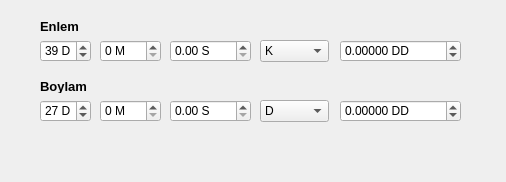
<?xml version="1.0" encoding="UTF-8"?>
<ui version="4.0">
 <class>EnlemboylamhesaplayiciDialogBase</class>
 <widget class="QDialog" name="EnlemboylamhesaplayiciDialogBase">
  <property name="geometry">
   <rect>
    <x>0</x>
    <y>0</y>
    <width>506</width>
    <height>182</height>
   </rect>
  </property>
  <property name="windowTitle">
   <string>Enlem / Boylam Ondalık Dönüştürücü</string>
  </property>
  <widget class="QLabel" name="labelEnlem">
   <property name="geometry">
    <rect>
     <x>40</x>
     <y>20</y>
     <width>47</width>
     <height>13</height>
    </rect>
   </property>
   <property name="font">
    <font>
     <pointsize>10</pointsize>
     <weight>75</weight>
     <bold>true</bold>
    </font>
   </property>
   <property name="text">
    <string>Enlem</string>
   </property>
  </widget>
  <widget class="QSpinBox" name="spbEnlemD">
   <property name="geometry">
    <rect>
     <x>40</x>
     <y>40</y>
     <width>51</width>
     <height>22</height>
    </rect>
   </property>
   <property name="suffix">
    <string> D</string>
   </property>
   <property name="maximum">
    <number>90</number>
   </property>
   <property name="singleStep">
    <number>1</number>
   </property>
   <property name="value">
    <number>39</number>
   </property>
  </widget>
  <widget class="QSpinBox" name="spbEnlemM">
   <property name="geometry">
    <rect>
     <x>100</x>
     <y>40</y>
     <width>61</width>
     <height>22</height>
    </rect>
   </property>
   <property name="suffix">
    <string> M</string>
   </property>
   <property name="maximum">
    <number>59</number>
   </property>
  </widget>
  <widget class="QDoubleSpinBox" name="spbEnlemS">
   <property name="geometry">
    <rect>
     <x>170</x>
     <y>40</y>
     <width>81</width>
     <height>22</height>
    </rect>
   </property>
   <property name="prefix">
    <string/>
   </property>
   <property name="suffix">
    <string> S</string>
   </property>
   <property name="maximum">
    <double>59.990000000000002</double>
   </property>
  </widget>
  <widget class="QComboBox" name="cmbEnlemH">
   <property name="geometry">
    <rect>
     <x>260</x>
     <y>40</y>
     <width>69</width>
     <height>22</height>
    </rect>
   </property>
   <item>
    <property name="text">
     <string>K</string>
    </property>
   </item>
   <item>
    <property name="text">
     <string>G</string>
    </property>
   </item>
  </widget>
  <widget class="QDoubleSpinBox" name="spbEnlemDD">
   <property name="geometry">
    <rect>
     <x>340</x>
     <y>40</y>
     <width>121</width>
     <height>22</height>
    </rect>
   </property>
   <property name="suffix">
    <string> DD</string>
   </property>
   <property name="decimals">
    <number>5</number>
   </property>
   <property name="minimum">
    <double>-90.000000000000000</double>
   </property>
   <property name="maximum">
    <double>90.000000000000000</double>
   </property>
  </widget>
  <widget class="QSpinBox" name="spbBoylamM">
   <property name="geometry">
    <rect>
     <x>100</x>
     <y>100</y>
     <width>61</width>
     <height>22</height>
    </rect>
   </property>
   <property name="suffix">
    <string> M</string>
   </property>
   <property name="maximum">
    <number>59</number>
   </property>
  </widget>
  <widget class="QSpinBox" name="spbBoylamD">
   <property name="geometry">
    <rect>
     <x>40</x>
     <y>100</y>
     <width>51</width>
     <height>22</height>
    </rect>
   </property>
   <property name="suffix">
    <string> D</string>
   </property>
   <property name="maximum">
    <number>180</number>
   </property>
   <property name="value">
    <number>27</number>
   </property>
  </widget>
  <widget class="QDoubleSpinBox" name="spbBoylamDD">
   <property name="geometry">
    <rect>
     <x>340</x>
     <y>100</y>
     <width>121</width>
     <height>22</height>
    </rect>
   </property>
   <property name="suffix">
    <string> DD</string>
   </property>
   <property name="decimals">
    <number>5</number>
   </property>
   <property name="minimum">
    <double>-180.000000000000000</double>
   </property>
   <property name="maximum">
    <double>180.000000000000000</double>
   </property>
  </widget>
  <widget class="QLabel" name="labelBoylam">
   <property name="geometry">
    <rect>
     <x>40</x>
     <y>80</y>
     <width>47</width>
     <height>13</height>
    </rect>
   </property>
   <property name="font">
    <font>
     <pointsize>10</pointsize>
     <weight>75</weight>
     <bold>true</bold>
    </font>
   </property>
   <property name="text">
    <string>Boylam</string>
   </property>
  </widget>
  <widget class="QComboBox" name="cmbBoylamH">
   <property name="geometry">
    <rect>
     <x>260</x>
     <y>100</y>
     <width>69</width>
     <height>22</height>
    </rect>
   </property>
   <item>
    <property name="text">
     <string>D</string>
    </property>
   </item>
   <item>
    <property name="text">
     <string>B</string>
    </property>
   </item>
  </widget>
  <widget class="QDoubleSpinBox" name="spbBoylamS">
   <property name="geometry">
    <rect>
     <x>170</x>
     <y>100</y>
     <width>81</width>
     <height>22</height>
    </rect>
   </property>
   <property name="prefix">
    <string/>
   </property>
   <property name="suffix">
    <string> S</string>
   </property>
   <property name="maximum">
    <double>59.990000000000002</double>
   </property>
  </widget>
 </widget>
 <resources/>
 <connections/>
</ui>
